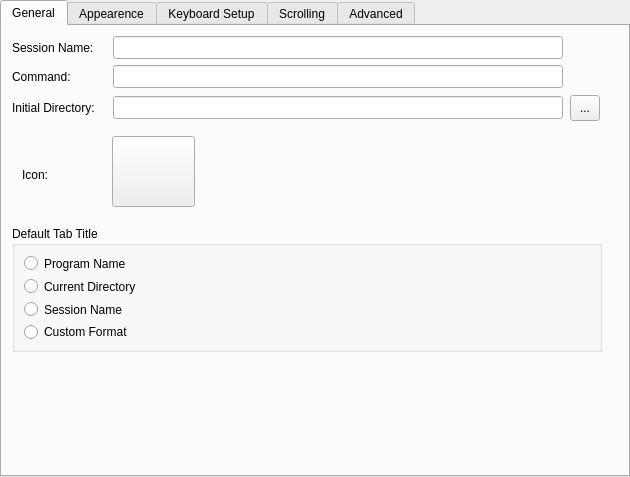
<ui version="4.0" >
 <class>EditSessionDialog</class>
 <widget class="QWidget" name="EditSessionDialog" >
  <property name="geometry" >
   <rect>
    <x>0</x>
    <y>0</y>
    <width>630</width>
    <height>477</height>
   </rect>
  </property>
  <property name="windowTitle" >
   <string>Form</string>
  </property>
  <layout class="QHBoxLayout" >
   <property name="leftMargin" >
    <number>0</number>
   </property>
   <property name="topMargin" >
    <number>0</number>
   </property>
   <property name="rightMargin" >
    <number>0</number>
   </property>
   <property name="bottomMargin" >
    <number>0</number>
   </property>
   <item>
    <widget class="QTabWidget" name="tabWidget" >
     <property name="currentIndex" >
      <number>0</number>
     </property>
     <widget class="QWidget" name="tab" >
      <attribute name="title" >
       <string>General</string>
      </attribute>
      <widget class="QLabel" name="label_9" >
       <property name="geometry" >
        <rect>
         <x>10</x>
         <y>69</y>
         <width>96</width>
         <height>26</height>
        </rect>
       </property>
       <property name="text" >
        <string>Initial Directory:</string>
       </property>
      </widget>
      <widget class="QLabel" name="label_3" >
       <property name="geometry" >
        <rect>
         <x>10</x>
         <y>39</y>
         <width>96</width>
         <height>23</height>
        </rect>
       </property>
       <property name="text" >
        <string>Command:</string>
       </property>
      </widget>
      <widget class="QLabel" name="label_2" >
       <property name="geometry" >
        <rect>
         <x>10</x>
         <y>10</y>
         <width>101</width>
         <height>23</height>
        </rect>
       </property>
       <property name="text" >
        <string>Session Name:</string>
       </property>
      </widget>
      <widget class="QLabel" name="label_10" >
       <property name="geometry" >
        <rect>
         <x>20</x>
         <y>140</y>
         <width>57</width>
         <height>18</height>
        </rect>
       </property>
       <property name="text" >
        <string>Icon:</string>
       </property>
      </widget>
      <widget class="QGroupBox" name="groupBox_5" >
       <property name="geometry" >
        <rect>
         <x>10</x>
         <y>200</y>
         <width>590</width>
         <height>126</height>
        </rect>
       </property>
       <property name="title" >
        <string>Default Tab Title</string>
       </property>
       <property name="flat" >
        <bool>true</bool>
       </property>
       <layout class="QVBoxLayout" >
        <item>
         <widget class="QRadioButton" name="radioButton_4" >
          <property name="text" >
           <string>Program Name</string>
          </property>
         </widget>
        </item>
        <item>
         <widget class="QRadioButton" name="radioButton_7" >
          <property name="text" >
           <string>Current Directory</string>
          </property>
         </widget>
        </item>
        <item>
         <widget class="QRadioButton" name="radioButton_5" >
          <property name="text" >
           <string>Session Name</string>
          </property>
         </widget>
        </item>
        <item>
         <widget class="QRadioButton" name="radioButton_6" >
          <property name="text" >
           <string>Custom Format</string>
          </property>
         </widget>
        </item>
       </layout>
      </widget>
      <widget class="QLineEdit" name="commandEdit" >
       <property name="geometry" >
        <rect>
         <x>111</x>
         <y>39</y>
         <width>450</width>
         <height>23</height>
        </rect>
       </property>
      </widget>
      <widget class="QToolButton" name="dirSelectButton" >
       <property name="geometry" >
        <rect>
         <x>568</x>
         <y>69</y>
         <width>30</width>
         <height>26</height>
        </rect>
       </property>
       <property name="text" >
        <string>...</string>
       </property>
      </widget>
      <widget class="QLineEdit" name="sessionNameEdit" >
       <property name="geometry" >
        <rect>
         <x>111</x>
         <y>10</y>
         <width>450</width>
         <height>23</height>
        </rect>
       </property>
      </widget>
      <widget class="QLineEdit" name="initialDirEdit" >
       <property name="geometry" >
        <rect>
         <x>111</x>
         <y>70</y>
         <width>450</width>
         <height>23</height>
        </rect>
       </property>
      </widget>
      <widget class="QPushButton" name="iconSelectButton" >
       <property name="geometry" >
        <rect>
         <x>110</x>
         <y>110</y>
         <width>83</width>
         <height>71</height>
        </rect>
       </property>
       <property name="text" >
        <string/>
       </property>
       <property name="iconSize" >
        <size>
         <width>48</width>
         <height>48</height>
        </size>
       </property>
      </widget>
     </widget>
     <widget class="QWidget" name="tab_2" >
      <attribute name="title" >
       <string>Appearence</string>
      </attribute>
      <layout class="QVBoxLayout" >
       <item>
        <widget class="QGroupBox" name="groupBox" >
         <property name="sizePolicy" >
          <sizepolicy vsizetype="Preferred" hsizetype="Preferred" >
           <horstretch>0</horstretch>
           <verstretch>1</verstretch>
          </sizepolicy>
         </property>
         <property name="title" >
          <string>Color Scheme and Background</string>
         </property>
         <property name="flat" >
          <bool>true</bool>
         </property>
         <layout class="QGridLayout" >
          <item rowspan="4" row="0" column="0" >
           <widget class="QListView" name="colorSchemeList" >
            <property name="verticalScrollMode" >
             <enum>QAbstractItemView::ScrollPerPixel</enum>
            </property>
           </widget>
          </item>
          <item row="0" column="1" >
           <widget class="QPushButton" name="newColorSchemeButton" >
            <property name="text" >
             <string>New...</string>
            </property>
           </widget>
          </item>
          <item row="1" column="1" >
           <widget class="QPushButton" name="editColorSchemeButton" >
            <property name="text" >
             <string>Edit...</string>
            </property>
           </widget>
          </item>
          <item row="2" column="1" >
           <widget class="QPushButton" name="removeColorSchemeButton" >
            <property name="text" >
             <string>Remove</string>
            </property>
           </widget>
          </item>
          <item row="3" column="1" >
           <spacer>
            <property name="orientation" >
             <enum>Qt::Vertical</enum>
            </property>
            <property name="sizeHint" >
             <size>
              <width>20</width>
              <height>40</height>
             </size>
            </property>
           </spacer>
          </item>
         </layout>
        </widget>
       </item>
       <item>
        <widget class="QGroupBox" name="groupBox_3" >
         <property name="title" >
          <string>Font</string>
         </property>
         <property name="flat" >
          <bool>true</bool>
         </property>
         <layout class="QVBoxLayout" >
          <item>
           <layout class="QHBoxLayout" >
            <item>
             <widget class="QLabel" name="label_7" >
              <property name="text" >
               <string>Preview:</string>
              </property>
             </widget>
            </item>
            <item>
             <widget class="QLabel" name="fontPreviewLabel" >
              <property name="sizePolicy" >
               <sizepolicy vsizetype="Preferred" hsizetype="Preferred" >
                <horstretch>1</horstretch>
                <verstretch>0</verstretch>
               </sizepolicy>
              </property>
              <property name="text" >
               <string>FONT PREVIEW TEXT</string>
              </property>
             </widget>
            </item>
           </layout>
          </item>
          <item>
           <layout class="QHBoxLayout" >
            <item>
             <widget class="QLabel" name="label_4" >
              <property name="text" >
               <string>Text Size:</string>
              </property>
             </widget>
            </item>
            <item>
             <widget class="QLabel" name="label_5" >
              <property name="text" >
               <string>Small</string>
              </property>
             </widget>
            </item>
            <item>
             <widget class="QSlider" name="fontSizeSlider" >
              <property name="minimum" >
               <number>9</number>
              </property>
              <property name="maximum" >
               <number>20</number>
              </property>
              <property name="orientation" >
               <enum>Qt::Horizontal</enum>
              </property>
             </widget>
            </item>
            <item>
             <widget class="QLabel" name="label_6" >
              <property name="text" >
               <string>Large</string>
              </property>
             </widget>
            </item>
            <item>
             <widget class="QPushButton" name="editFontButton" >
              <property name="text" >
               <string>Edit Font...</string>
              </property>
             </widget>
            </item>
           </layout>
          </item>
         </layout>
        </widget>
       </item>
       <item>
        <widget class="QGroupBox" name="groupBox_2" >
         <property name="title" >
          <string>Window Options</string>
         </property>
         <property name="flat" >
          <bool>true</bool>
         </property>
         <layout class="QVBoxLayout" >
          <item>
           <widget class="QCheckBox" name="showMenuBarButton" >
            <property name="text" >
             <string>Show Menu Bar</string>
            </property>
           </widget>
          </item>
          <item>
           <widget class="QRadioButton" name="alwaysHideTabBarButton" >
            <property name="text" >
             <string>Always hide tab bar</string>
            </property>
           </widget>
          </item>
          <item>
           <widget class="QRadioButton" name="autoShowTabBarButton" >
            <property name="text" >
             <string>Show tab bar when more than one tab is open</string>
            </property>
           </widget>
          </item>
          <item>
           <widget class="QRadioButton" name="alwaysShowTabBarButton" >
            <property name="text" >
             <string>Always show tab bar</string>
            </property>
           </widget>
          </item>
         </layout>
        </widget>
       </item>
      </layout>
     </widget>
     <widget class="QWidget" name="tab_3" >
      <attribute name="title" >
       <string>Keyboard Setup</string>
      </attribute>
      <layout class="QVBoxLayout" >
       <item>
        <layout class="QHBoxLayout" >
         <item>
          <widget class="QLabel" name="label" >
           <property name="text" >
            <string>Keyboard Setup:</string>
           </property>
          </widget>
         </item>
         <item>
          <widget class="QComboBox" name="keyboardSetupCombo" />
         </item>
        </layout>
       </item>
       <item>
        <layout class="QGridLayout" >
         <item rowspan="3" row="0" column="0" >
          <widget class="QListView" name="keyBindingList" />
         </item>
         <item row="0" column="1" >
          <widget class="QPushButton" name="addKeyBindingButton" >
           <property name="text" >
            <string>Add</string>
           </property>
          </widget>
         </item>
         <item row="1" column="1" >
          <widget class="QPushButton" name="removeKeyBindingButton" >
           <property name="text" >
            <string>Remove</string>
           </property>
          </widget>
         </item>
         <item row="2" column="1" >
          <spacer>
           <property name="orientation" >
            <enum>Qt::Vertical</enum>
           </property>
           <property name="sizeHint" >
            <size>
             <width>20</width>
             <height>40</height>
            </size>
           </property>
          </spacer>
         </item>
        </layout>
       </item>
      </layout>
     </widget>
     <widget class="QWidget" name="tab_5" >
      <attribute name="title" >
       <string>Scrolling</string>
      </attribute>
      <layout class="QVBoxLayout" >
       <item>
        <widget class="QGroupBox" name="groupBox_6" >
         <property name="title" >
          <string>Scrolling</string>
         </property>
         <property name="flat" >
          <bool>true</bool>
         </property>
         <layout class="QVBoxLayout" >
          <item>
           <widget class="QRadioButton" name="disableScrollbackButton" >
            <property name="text" >
             <string>Disable scrollback</string>
            </property>
           </widget>
          </item>
          <item>
           <layout class="QHBoxLayout" >
            <item>
             <widget class="QRadioButton" name="fixedScrollbackButton" >
              <property name="text" >
               <string>Fixed number of lines: </string>
              </property>
             </widget>
            </item>
            <item>
             <widget class="QLineEdit" name="lineEdit_4" />
            </item>
            <item>
             <spacer>
              <property name="orientation" >
               <enum>Qt::Horizontal</enum>
              </property>
              <property name="sizeHint" >
               <size>
                <width>40</width>
                <height>20</height>
               </size>
              </property>
             </spacer>
            </item>
           </layout>
          </item>
          <item>
           <widget class="QRadioButton" name="unlimitedScrollbackButton" >
            <property name="text" >
             <string>Unlimited scrollback</string>
            </property>
           </widget>
          </item>
         </layout>
        </widget>
       </item>
       <item>
        <widget class="QGroupBox" name="groupBox_7" >
         <property name="title" >
          <string>Scroll Bar </string>
         </property>
         <property name="flat" >
          <bool>true</bool>
         </property>
         <layout class="QVBoxLayout" >
          <item>
           <widget class="QRadioButton" name="scrollBarLeftButton" >
            <property name="text" >
             <string>Show on left side</string>
            </property>
           </widget>
          </item>
          <item>
           <widget class="QRadioButton" name="scrollBarRightButton" >
            <property name="text" >
             <string>Show on right side</string>
            </property>
           </widget>
          </item>
          <item>
           <widget class="QRadioButton" name="scrollBarHiddenButton" >
            <property name="text" >
             <string>Hidden</string>
            </property>
           </widget>
          </item>
         </layout>
        </widget>
       </item>
       <item>
        <spacer>
         <property name="orientation" >
          <enum>Qt::Vertical</enum>
         </property>
         <property name="sizeHint" >
          <size>
           <width>20</width>
           <height>40</height>
          </size>
         </property>
        </spacer>
       </item>
      </layout>
     </widget>
     <widget class="QWidget" name="tab_4" >
      <attribute name="title" >
       <string>Advanced</string>
      </attribute>
      <layout class="QVBoxLayout" >
       <item>
        <widget class="QGroupBox" name="groupBox_4" >
         <property name="title" >
          <string>Terminal Features:</string>
         </property>
         <property name="flat" >
          <bool>true</bool>
         </property>
         <layout class="QVBoxLayout" >
          <item>
           <widget class="QCheckBox" name="checkBox_2" >
            <property name="text" >
             <string>Allow blinking text</string>
            </property>
           </widget>
          </item>
          <item>
           <widget class="QCheckBox" name="checkBox_3" >
            <property name="text" >
             <string>Enable flow control using Ctrl+S , Ctrl+Q</string>
            </property>
           </widget>
          </item>
          <item>
           <widget class="QCheckBox" name="checkBox_5" >
            <property name="text" >
             <string>Allow programs to resize terminal window</string>
            </property>
           </widget>
          </item>
         </layout>
        </widget>
       </item>
       <item>
        <spacer>
         <property name="orientation" >
          <enum>Qt::Vertical</enum>
         </property>
         <property name="sizeHint" >
          <size>
           <width>20</width>
           <height>40</height>
          </size>
         </property>
        </spacer>
       </item>
      </layout>
     </widget>
    </widget>
   </item>
  </layout>
 </widget>
 <includes/>
 <resources/>
 <connections/>
</ui>
